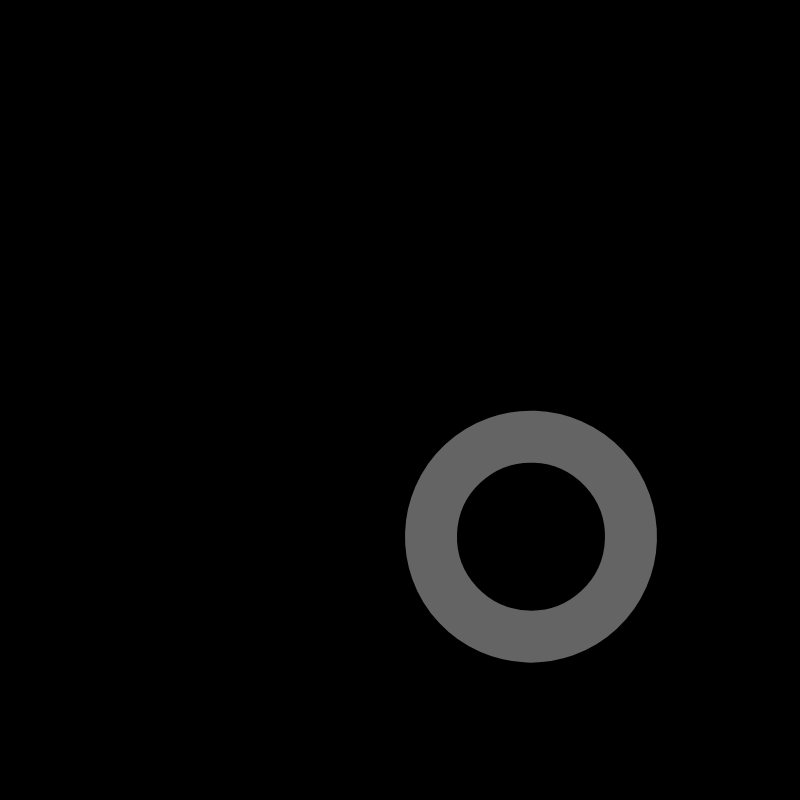
Frame 1 (no input)
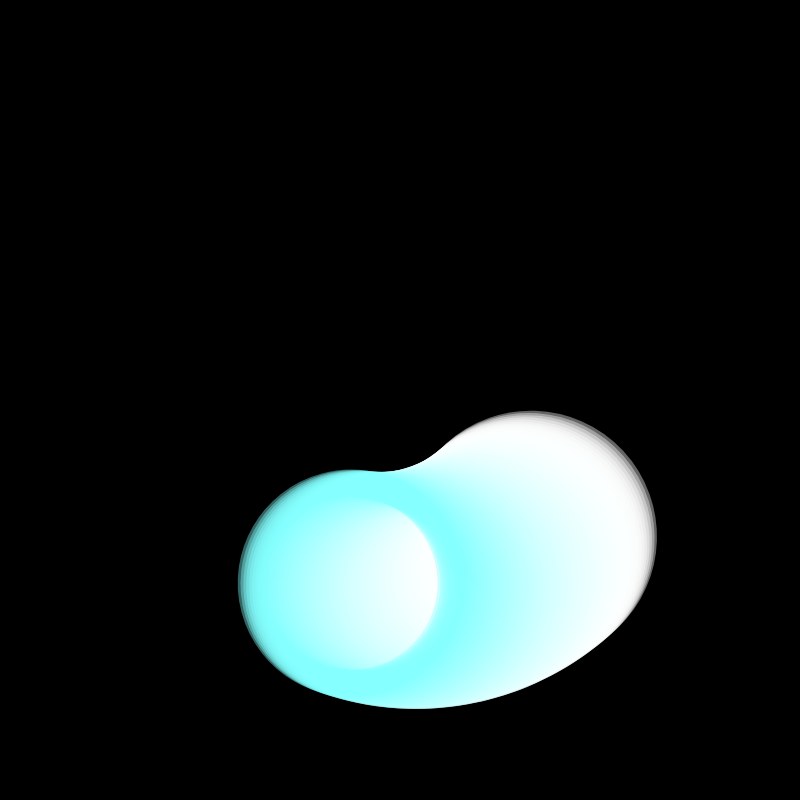
Frame 60 (no input)
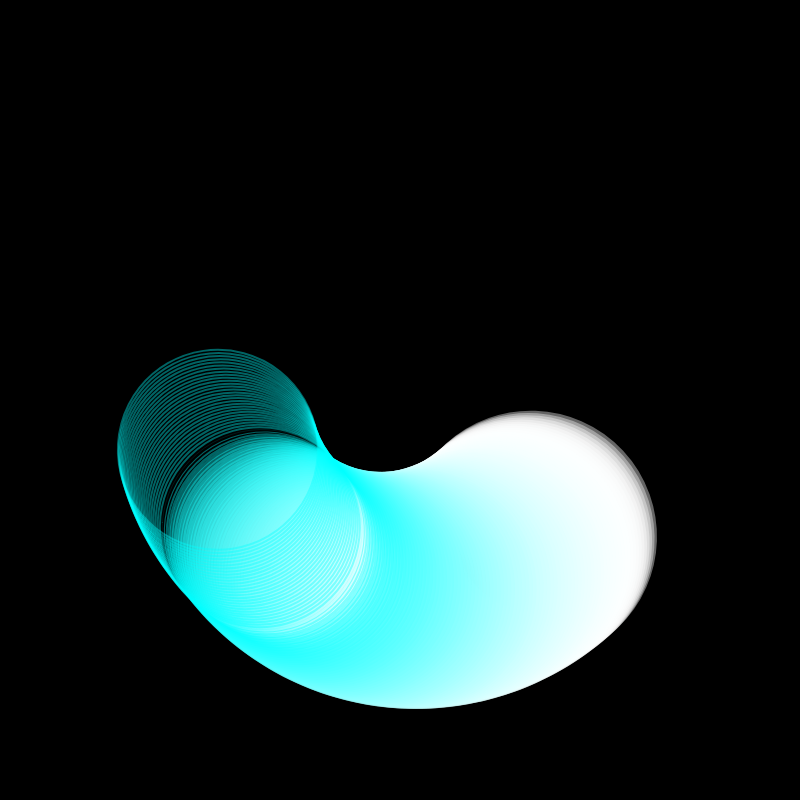
Frame 120 (the mouse pressed at the canvas centre since frame 60)

The p5.js sketch that drew these frames (run headless with seeded random() and noise() and a simulated clock; from frame 60 on, the mouse is pressed at the canvas centre):

// p5.js sketch
// ── sketch.js

function setup() {
    
	createCanvas(800, 800);
	background(0);
	angleMode(DEGREES);
    
}


function draw() {

	if (frameCount/360 <= 1) {

		noFill();
		strokeWeight(2);

		translate(width/2, height/2);
		rotate(frameCount);

		push();
			var r1 = random(-1, 1);
			var r2 = random(-1, 1);

			var r1 = sin(frameCount);
			var r2 = cos(frameCount);
			translate(width/6 + r1, height/6 + r2);
			rotate(frameCount);

			strokeWeight(2 + r2*50);
			stroke(255 * r2, 255, 255, 100);
			// rect(0, 0, 100, 100);
			// ellipse(0, 0, 200, random(200));
			ellipse(0, 0, 200, 200);
		pop();

	} else if (frameCount/360 <= 2) {

		noFill();
		strokeWeight(2);

		translate(width/2, height/2);
		rotate(frameCount);

		push();
			var r1 = random(-1, 1);
			var r2 = random(-1, 1);

			var r1 = sin(frameCount);
			var r2 = cos(frameCount);
			translate(width/9 + r1, height/8 + r2);
			rotate(frameCount);

			strokeWeight(2 + r2*50);
			stroke(255 * r2, 255, 255, 100);
			// rect(0, 0, 100, 100);
			// ellipse(0, 0, 200, random(200));
			ellipse(0, 0, 200, 200);
		pop();



	}
}
